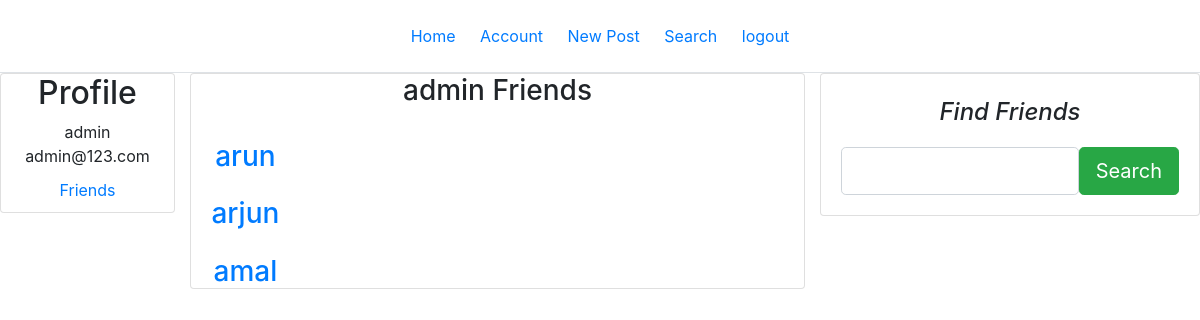
The page /account/friends (signed in) on the database its author committed.
### flaskone/models.py (models this page shows)
class User(db.Model, UserMixin):
    id = db.Column(db.Integer, primary_key=True)
    username = db.Column(db.String(20), unique=True, nullable=False)
    email = db.Column(db.String(120), unique=True, nullable=False)
    password = db.Column(db.String(60), nullable=False)
    posts = db.relationship('Post', backref='author', lazy=True)
    friends = relationship("User", secondary=friendship,
                           primaryjoin=id==friendship.c.user_id,
                           secondaryjoin=id==friendship.c.friend_id,
                           backref=db.backref('friendz',lazy='dynamic'),
    )

### flaskone/routes.py (the view)
@app.route("/account/friends", methods=['GET','POST'])
@login_required
def friends():
    user = User.query.filter_by(id=current_user.id).first()
    form = SearchForm()
    if request.method == 'POST':
    	if form.validate_on_submit():
    		users = User.query.filter(User.username.like('%'+form.key.data+'%'))
    		if users:
    			return render_template('friends.html', title='search',user=user,form=form,users=users)
    else:
    	return render_template('friends.html', title='friends',user =user,form=form)

### flaskone/forms.py
class SearchForm(FlaskForm):
    key = StringField('Search',validators=[DataRequired(),Length(min=1, max=20)])

### flaskone/models.py (called while the page is built)
@login_manager.user_loader
def load_user(user_id):
    return User.query.get(user_id)

### flaskone/templates/friends.html (shortened to what this page needs)
<center>
{% extends "base.html" %}
{% block content %}
	<div class="row">
		<div class="col-2">
			<div class="card">
				<h2> Profile </h2>
				{{user.username}} <br>
				{{user.email}} <br>
				<a href=""> Friends </a>
			</div>
		</div>
		<div class="col-6">
			<div class="row card">
					<h3>{{user.username}} Friends </h3>
					{% for frd in user.friends %}
						<div class="col-6 card-columns">
							<a href="{{ url_for('user', user_id=frd.id) }}"> <h3>{{frd.username}} </h3> </a>
						</div>
					{% endfor %}
			</div>
		</div>
		<div class="col-4">
			<form class="card"  method="POST" name="friendform">
				{{form.hidden_tag() }} <br>
	          	<div class="col-auto">
                    <i class="fas fa-search h4 text-body"> Find Friends </i>
                </div>
	            <div class="card-body row no-gutters align-items-center">
	                <div class="col">
						{{form.key(**{'class':'form-control form-control-lg form-control-borderless'})}}
	                </div>
	                <div class="col-auto">
	                    <button class="btn btn-lg btn-success" type="submit">Search</button>
	                </div>
	            </div>
	        </form>
		</div>
	</div>
{% endblock %}

### flaskone/templates/base.html (style rules this page uses)
a { padding: 10px; text-decoration: none; }

### rows shown on the page
User: username "admin", email "admin@123.com"
User: username "arun"
User: username "arjun"
User: username "amal"
